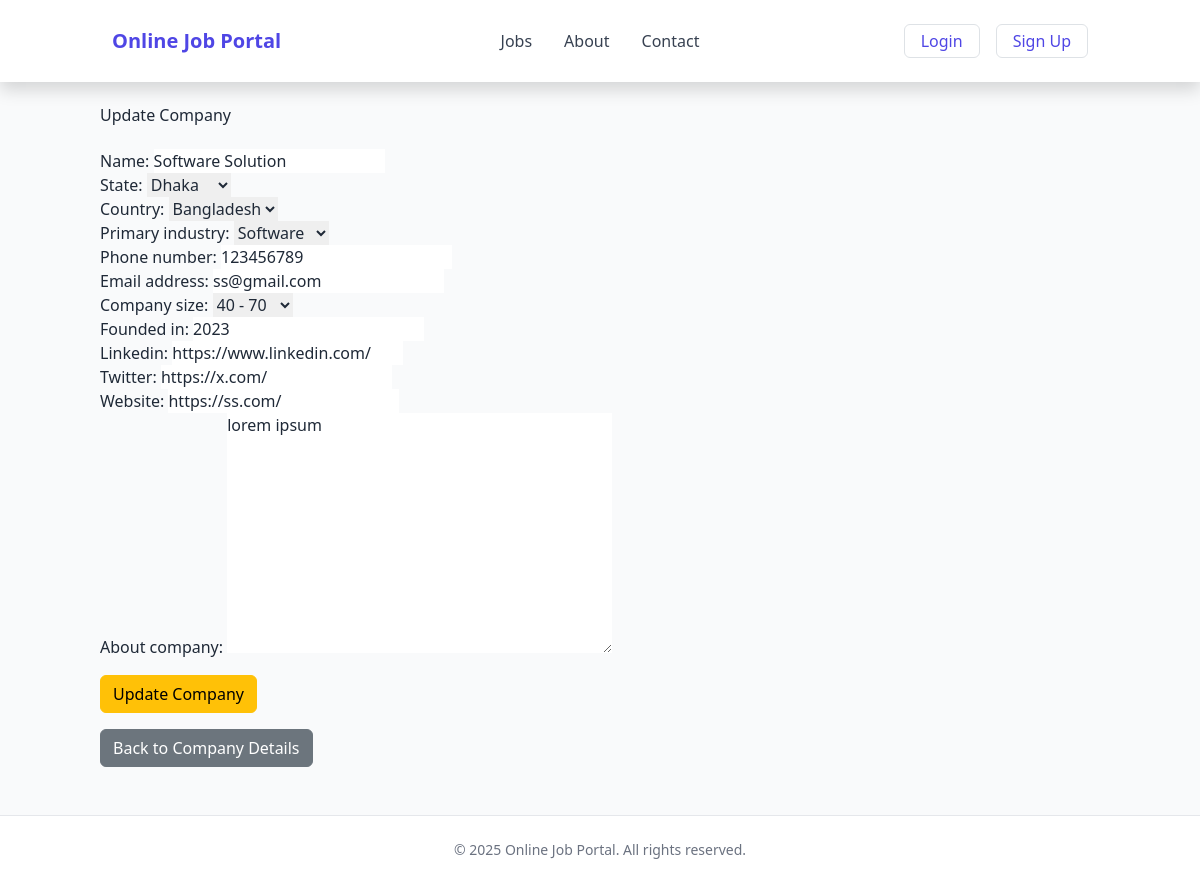
/company/update_company/1/, run on the app's committed database.
### company/models.py (models this page shows)
class Company(models.Model):
    user = models.OneToOneField(user_model, on_delete=models.CASCADE)
    name = models.CharField(max_length=100)
    state = models.CharField(
        max_length=100,
        choices=[
            ('Dhaka', 'Dhaka'),
            ('Rajshahi', 'Rajshahi'),
        ]
    )
    country = models.CharField(
        max_length=100,
        choices=[
            ('Bangladesh', 'Bangladesh'),
        ]
    )
    primary_industry = models.CharField(
        max_length= 100,
        choices=[
            ('Software', 'Software'),
            ('Finance', 'Finance'),
            ('Medicine', 'Medicine'),
            ('Education', 'Education')
        ]
    )
    phone_number = models.CharField(max_length=20)
    email_address = models.EmailField(max_length=255)
    company_size = models.CharField(
        max_length=20,
        choices=[
            ('1 - 15', '1 - 15'),
            ('15 - 40', '15 - 40'),
            ('40 - 70', '40 - 70'),
            ('70 - 200', '70 - 200'),
        ]
    )
    founded_in = models.PositiveIntegerField()
    linkedin = models.URLField()
    twitter = models.URLField()
    website = models.URLField()
    about_company = models.TextField()

### company/views.py (the view)
# urls.py: path('update_company/<int:pk>/', update_company, name='update_company'),
def update_company(request, pk):
    company = Company.objects.get(pk=pk)
    if request.method == 'POST':
        form = UpdateCompanyForm(request.POST, instance=company)
        if form.is_valid():
            form.save()
            messages.success(request, 'Company information has been successfully updated!')
            return redirect(reverse('company_details', args=[company.pk]))
        else:
            messages.warning(request, 'Something went wrong. Please try again!!')
            return redirect(reverse('company_details', args=[company.pk]))
    else:
        form = UpdateCompanyForm(instance=company)
        context = {'form': form}
    return render(request, 'company/update_company.html', context)

### company/forms.py
class UpdateCompanyForm(forms.ModelForm):
    class Meta:
        model = Company
        exclude = ('user', )

### templates/company/update_company.html (shortened to what this page needs)
{% extends 'base.html' %}
{% block content %}
  <div class="container mt-4">
    <h2 class="mb-4">Update Company</h2>
    <form method="post">
      <div class="mb-3">
        {{ form.as_p }}
      </div>
      <button type="submit" class="btn btn-warning">Update Company</button>
    </form>
    <a href="{% url 'company_details' company.pk %}" class="btn btn-secondary mt-3">Back to Company Details</a>
  </div>
{% endblock %}

### data on the page
Company: name "Software Solution", state "Dhaka", country "Bangladesh", primary_industry "Software", phone_number "123456789", email_address "ss@gmail.com", company_size "40 - 70", founded_in "2023", linkedin "https://www.linkedin.com/", twitter "https://x.com/", website "https://ss.com/", about_company "lorem ipsum"

### other printed values
{{ year|default:"2025" }} "2025"
